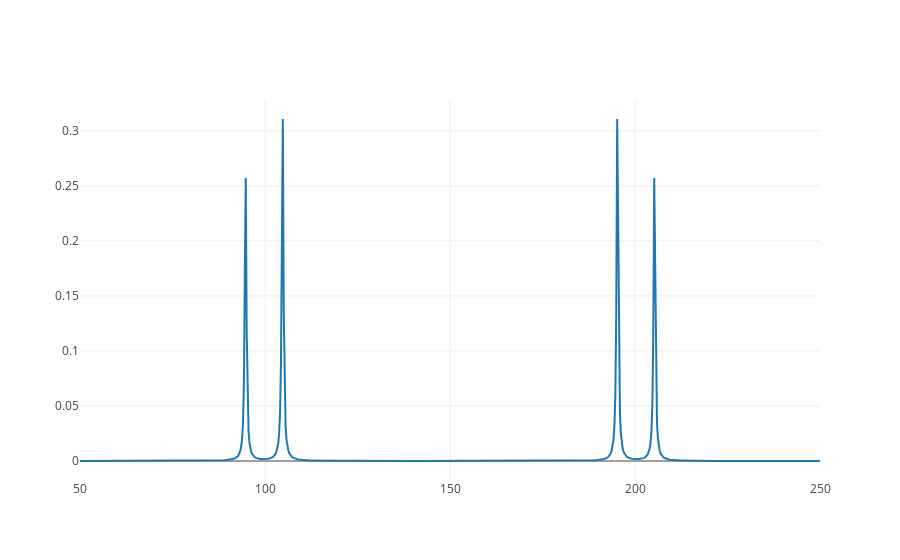

The notebook cell saved with this chart:
### Code cell
interactive_ab()

### Figure 1 — Plotly figure (JSON) as saved in the notebook; plotly's stock layout.template omitted (floating-point values rounded to 4 significant figures; data arrays with more than 128 entries replaced by an {"elided": "..."} marker saying what was removed)
{"data": [{"type": "scatter", "uid": "b04c6648-69d2-477e-9d12-c9a31b4efe2a", "x": {"elided": "800 float values"}, "y": {"elided": "800 float values"}}], "layout": {"autosize": true, "xaxis": {"autorange": true, "range": [50, 250], "type": "linear"}, "yaxis": {"autorange": true, "range": [-0.01724, 0.328], "type": "linear"}}}
